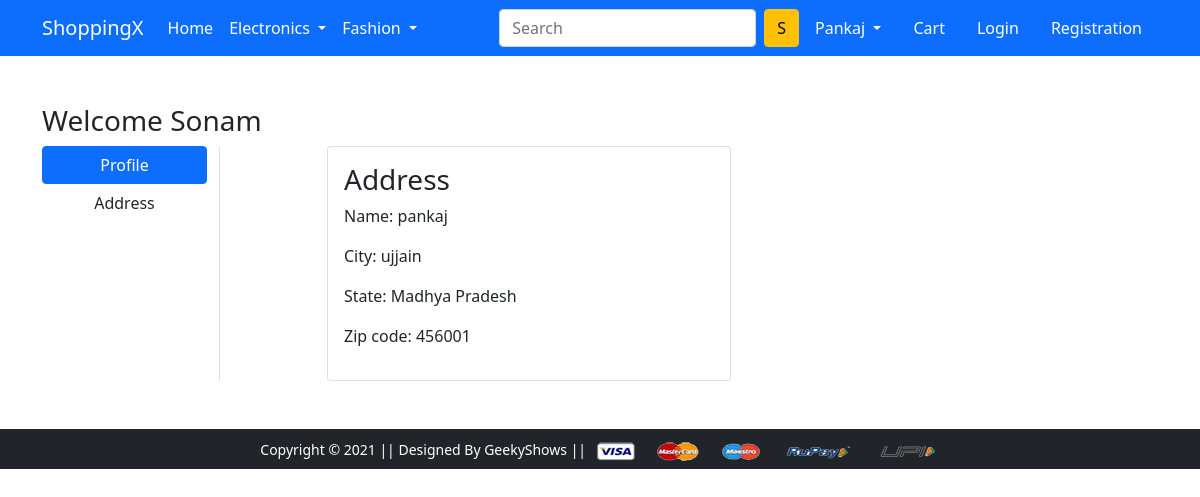
The page /address/ (signed in) on the database its author committed.
### app/models.py (models this page shows)
class Customer(models.Model):
    user = models.ForeignKey(User, on_delete=models.CASCADE)
    name = models.CharField(max_length=200)
    locality=models.CharField(max_length=200)
    city = models.CharField(max_length=50)
    zipcode = models.IntegerField()
    state = models.CharField(choices=STATE_CHOICES,max_length=50)
    def __str__(self):
        return str(self.id)

### app/views.py (the view)
# urls.py: path('address/', views.address, name='address'),
def address(request):
     address = Customer.objects.get(user = request.user)
     print(address)
     return render(request, 'app/address.html',{'address': address, 'active': 'btn-primary'})

### app/templates/app/address.html (shortened to what this page needs)
{% extends 'app/base.html' %}
{% load static %}
{% block main-content %}
<div class="container my-5">
    <div class="row">
        <h3>Welcome Sonam</h3>
        <div class="col-sm-2 border-end">
            <ul class="list-unstyled">
                <li class="d-grid"><a href="{% url 'profile' %}" class="btn btn-primary">Profile</a></li>
                <li class="d-grid"><a href="{% url 'address' %}" class="btn">Address</a></li>
            </ul>
        </div>
        <div class="col-sm-9 offset-sm-1">
            <div class="row">
                <div class="col-sm-6">
                    <div class="card">
                        <div class="card-body">
                            <h3>Address</h3>
                            <p>Name:  {{address.name}}</p>
                            <p>City:  {{address.city}}</p>
                            <p>State:  {{address.state}}</p>
                            <p>Zip code:  {{address.zipcode}}</p>
                        </div>
                    </div>
                </div>
            </div>
        </div>
    </div>
</div>
{% endblock main-content %}

### app/templates/app/base.html (shortened to what this page needs)
<!doctype html>
{% load static %}
<html lang="en">
  <head>
    <link href="https://cdn.jsdelivr.net/npm/bootstrap@5.0.0-beta1/dist/css/bootstrap.min.css" rel="stylesheet">
    <link rel="stylesheet" href="{% static 'app/css/owl.carousel.min.css' %}">
    <link rel="stylesheet" href="{% static 'app/css/all.min.css' %}">
    <link rel="stylesheet" href="{% static 'app/css/style.css' %}">
  </head>
  <body>
    <nav class="navbar navbar-expand-lg navbar-dark bg-primary">
     <div class="container">
       <a class="navbar-brand" href="/">ShoppingX</a>
       <div class="collapse navbar-collapse" id="navbarSupportedContent">
         <ul class="navbar-nav me-auto mb-2 mb-lg-0">
           <li class="nav-item">
             <a class="nav-link active" aria-current="page" href="/">Home</a>
           </li>
           <li class="nav-item dropdown">
             <a class="nav-link dropdown-toggle text-white" href="#" id="electronicsDropdown" role="button" data-bs-toggle="dropdown" aria-expanded="false">
               Electronics
             </a>
           </li>
           <li class="nav-item dropdown">
             <a class="nav-link dropdown-toggle text-white" href="#" id="fashionDropdown" role="button" data-bs-toggle="dropdown" aria-expanded="false">
               Fashion
             </a>
           </li>
         </ul>
         <form class="d-flex" action="/searchproduct/">
           <input class="form-control me-2" type="search" placeholder="Search" aria-label="Search" name="search">
           <button class="btn btn-warning" type="submit">S</button>
         </form>
         <div>
          <ul class="navbar-nav me-auto mb-2 mb-lg-0">
            {% if request.user.is_authenticated %}
           <li class="nav-item dropdown mx-2">
              <a class="nav-link dropdown-toggle text-white" href="#" id="profileDropdown" role="button" data-bs-toggle="dropdown" aria-expanded="false">
                {{request.user.username|capfirst}}
              </a>
            </li>
            {% endif %}
            <li class="nav-item mx-2">
             <a href="{% url 'showcart' %}" class="nav-link text-white"> Cart </a>
            </li>
            <li class="nav-item mx-2">
             <a href="{% url 'login' %}" class="nav-link text-white">Login</a>
            </li>
            <li class="nav-item mx-2">
             <a href="{% url 'customerregistration' %}" class="nav-link text-white">Registration</a>
            </li>
          </ul>
         </div>
       </div>
     </div>
    </nav>
    {% block main-content %} {% endblock main-content %}
    <footer class="container-fluid bg-dark text-center p-2 mt-5">
        <small class="text-white">Copyright &copy; 2021 || Designed By GeekyShows || </small>
        <img src="{% static 'app/images/payment.png' %}" alt="" srcset="" class="img-fluid" height="2px">
    </footer>
  </body>
</html>

### rows shown on the page
Customer: name "pankaj", city "ujjain", state "Madhya Pradesh", zipcode "456001"

### other values the page prints
{{ request.user.username|capfirst }} "Pankaj"
